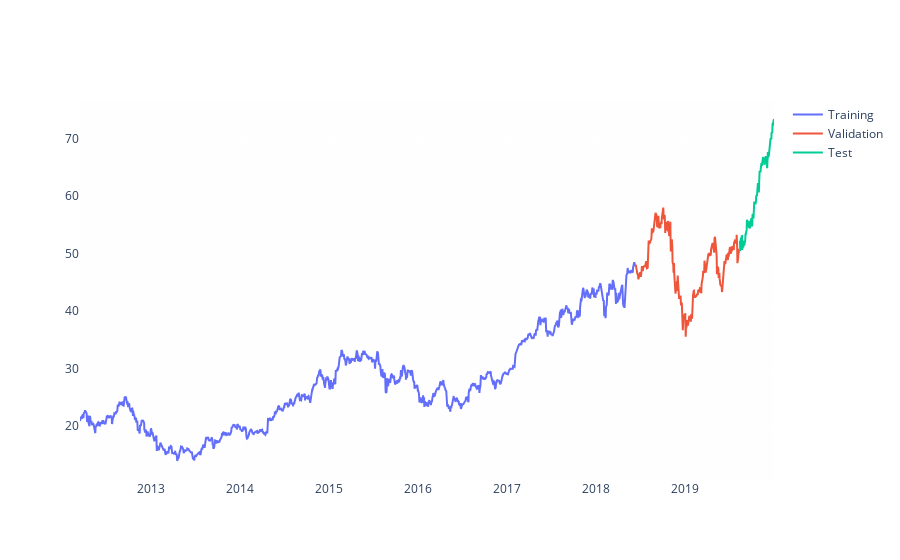

Notebook code for this chart:
### Markdown cell above
We define the size (in percentage terms) of our validation and testing sets, for now we have 5% testing, 15% validation and 80% training.

### Code cell
test_size  = 0.05
validation_size = 0.15

test_index  = int(df.shape[0] * (1-test_size))
valid_index = int(df.shape[0] * (1-(validation_size+test_size)))

train_df  = df.loc[:valid_index].copy()
valid_df  = df.loc[valid_index+1:test_index].copy()
test_df   = df.loc[test_index+1:].copy()

# here is the second pretty graph using ploty
fig = go.Figure()
fig.add_trace(go.Scatter(x=train_df.Date, y=train_df.Close, name='Training'))
fig.add_trace(go.Scatter(x=valid_df.Date, y=valid_df.Close, name='Validation'))
fig.add_trace(go.Scatter(x=test_df.Date,  y=test_df.Close,  name='Test'))
fig.show()
